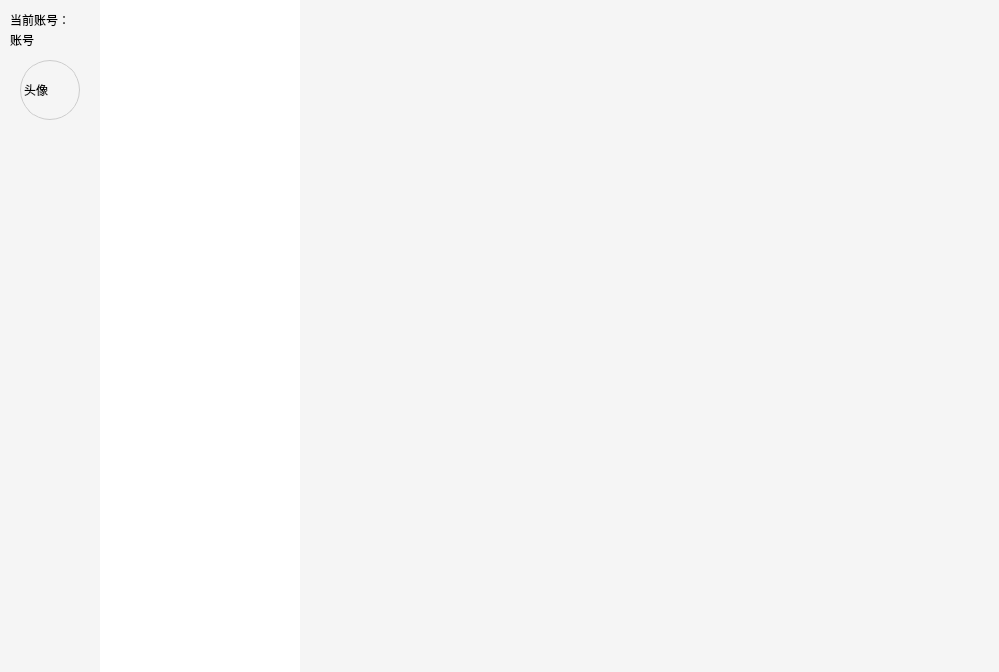
<?xml version="1.0" encoding="UTF-8"?>
<ui version="4.0">
 <class>CellMain</class>
 <widget class="QWidget" name="CellMain">
  <property name="geometry">
   <rect>
    <x>0</x>
    <y>0</y>
    <width>999</width>
    <height>672</height>
   </rect>
  </property>
  <property name="windowTitle">
   <string>聊天主界面</string>
  </property>
  <property name="styleSheet">
   <string notr="true">
/* 统一背景与字体 */
QWidget {
    background-color: #f5f5f5;
    font-family: "Microsoft YaHei";
    font-size: 12px;
}

/* 左侧工具按钮 */
QToolButton {
    border: none;
    background-color: transparent;
    padding: 10px;
    margin: 5px;
    icon-size: 28px;
}
QToolButton:hover {
    background-color: #e6e6e6;
    border-radius: 6px;
}

/* 好友列表 */
QListWidget {
    border: none;
    background: white;
}
QListWidget::item {
    padding: 8px;
}
QListWidget::item:selected {
    background-color: #e6f7ff;
    border-radius: 5px;
}

/* 输入框样式 */
QInputDialog {
    background-color: #ffffff;
    border-radius: 8px;
}
QInputDialog QLineEdit {
    padding: 5px;
    border: 1px solid #ccc;
    border-radius: 4px;
}
   </string>
  </property>

  <!-- 左侧导航区域 -->
  <widget class="QWidget" name="widget" native="true">
   <property name="geometry">
    <rect>
     <x>0</x>
     <y>0</y>
     <width>100</width>
     <height>672</height>
    </rect>
   </property>

   <widget class="QLabel" name="label_2">
    <property name="geometry">
     <rect><x>10</x><y>10</y><width>80</width><height>20</height></rect>
    </property>
    <property name="text"><string>当前账号：</string></property>
   </widget>

   <widget class="QLabel" name="account">
    <property name="geometry">
     <rect><x>10</x><y>30</y><width>80</width><height>20</height></rect>
    </property>
    <property name="text"><string>账号</string></property>
   </widget>

   <widget class="QLabel" name="headerl">
    <property name="geometry">
     <rect><x>20</x><y>60</y><width>60</width><height>60</height></rect>
    </property>
    <property name="styleSheet">
     <string notr="true">border-radius:30px; border:1px solid #ccc;</string>
    </property>
    <property name="text"><string>头像</string></property>
   </widget>

   <widget class="QToolButton" name="addFriend">
    <property name="geometry">
     <rect><x>20</x><y>140</y><width>60</width><height>60</height></rect>
    </property>
    <property name="toolTip"><string>添加好友</string></property>
    <property name="icon">
     <iconset resource="res.qrc">
      <normaloff>:/addfriend.png</normaloff>:/addfriend.png</iconset>
    </property>
    <property name="text"><string/></property>
   </widget>

   <widget class="QToolButton" name="deleteFriend">
    <property name="geometry">
     <rect><x>20</x><y>210</y><width>60</width><height>60</height></rect>
    </property>
    <property name="toolTip"><string>删除好友</string></property>
    <property name="icon">
     <iconset resource="res.qrc">
      <normaloff>:/deleteFriend.png</normaloff>:/deleteFriend.png</iconset>
    </property>
    <property name="text"><string/></property>
   </widget>

   <widget class="QToolButton" name="applyFriend">
    <property name="geometry">
     <rect><x>20</x><y>280</y><width>60</width><height>60</height></rect>
    </property>
    <property name="toolTip"><string>修改密码</string></property>
    <property name="icon">
     <iconset resource="res.qrc">
      <normaloff>:/applyFriend.png</normaloff>:/applyFriend.png</iconset>
    </property>
    <property name="text"><string/></property>
   </widget>

   <widget class="QToolButton" name="friendsitem">
    <property name="geometry">
     <rect><x>20</x><y>350</y><width>60</width><height>60</height></rect>
    </property>
    <property name="toolTip"><string>朋友圈</string></property>
    <property name="icon">
     <iconset resource="res.qrc">
      <normaloff>:/wechatfriend.png</normaloff>:/wechatfriend.png</iconset>
    </property>
    <property name="text"><string/></property>
   </widget>
  </widget>

  <!-- 好友列表 -->
  <widget class="QListWidget" name="listWidget">
   <property name="geometry">
    <rect><x>100</x><y>0</y><width>200</width><height>672</height></rect>
   </property>
  </widget>

  <!-- 聊天窗口区域 -->
  <widget class="QStackedWidget" name="stackedWidget">
   <property name="geometry">
    <rect><x>300</x><y>0</y><width>699</width><height>672</height></rect>
   </property>
   <property name="currentIndex">
    <number>0</number>
   </property>
   <widget class="QWidget" name="page"/>
   <widget class="QWidget" name="page_2"/>
  </widget>
 </widget>

 <resources>
  <include location="res.qrc"/>
 </resources>
 <connections/>
</ui>
